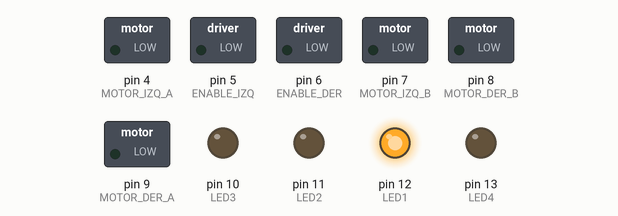
Recording of a sketch running on a simulated Arduino Nano, built with avr-gcc and run on an emulated ATmega328P. Shown: switched loads named in the sketch (green lamp = pin HIGH), output pins drawn as LEDs (lit = HIGH). What the sketch prints to the serial monitor is not drawn.

Above: at 0.1 s.
At 1.1 s:
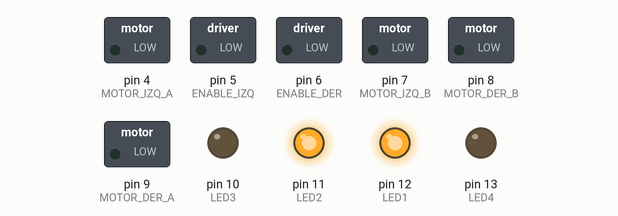
At 2.2 s:
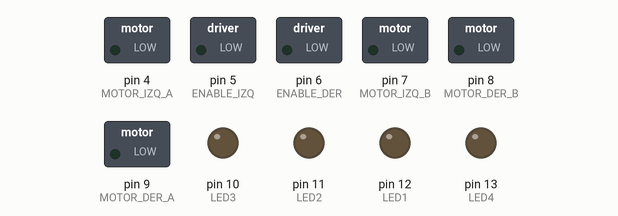
Timing chart, 0 to 3.7 s (numbered marks = the images above):
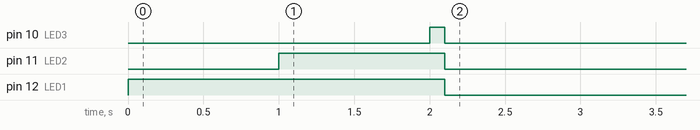

The sketch:

3001VISOR-PISO-MOTORES.ino
```cpp
#include <stdlib.h>

/////Ultrasonico

#define ECHO_CEN A0
#define TRIG_CEN A1
#define ECHO_IZQ A2
#define TRIG_IZQ A3
#define TRIG_DER A4
#define ECHO_DER A5
////

/////Sensor piso
#define PISO_IZQ A6
#define PISO_DER A7
////
//////Leds
#define LED1 12
#define LED2 11
#define LED3 10
#define LED4 13
////

////Motores
#define MOTOR_IZQ_A 4
#define MOTOR_IZQ_B 7
#define MOTOR_DER_A 9
#define MOTOR_DER_B 8

#define ENABLE_IZQ 5
#define ENABLE_DER 6
///
///Funciones
long leerUltrasonico(int triggerPin, int echoPin);
int borde(int pin);
void avanzar(int velocidadIzq, int velocidadDer);
void retroceder(int velocidadIzq, int velocidadDer);
void girarIzq(int velocidadIzq, int velocidadDer);
void girarDer(int velocidadIzq, int velocidadDer);
void detener();

///NEW
void Lectura(void);
///

///
long distanciaVisorCen = 0;
long distanciaVisorIzq = 0;
long distanciaVisorDer = 0;
void setup() {
  pinMode(TRIG_IZQ, OUTPUT);
  pinMode(ECHO_IZQ, INPUT);
  ///
  pinMode(TRIG_CEN, OUTPUT);
  pinMode(ECHO_CEN, INPUT);
  ///
  pinMode(TRIG_DER, OUTPUT);
  pinMode(ECHO_DER, INPUT);
  ///
  pinMode(LED1, OUTPUT);
  pinMode(LED2, OUTPUT);
  pinMode(LED3, OUTPUT);
  pinMode(LED4, OUTPUT);
  //
  pinMode(MOTOR_IZQ_A, OUTPUT);
  pinMode(MOTOR_IZQ_B, OUTPUT);
  pinMode(MOTOR_DER_A, OUTPUT);
  pinMode(MOTOR_DER_B, OUTPUT);
  pinMode(ENABLE_DER, OUTPUT);
  pinMode(ENABLE_IZQ, OUTPUT);
  //
  Serial.begin(9600);
  Serial.println("Empezando codigo jijjiji");

  digitalWrite(LED1,HIGH);
  delay(1000);
  digitalWrite(LED2,HIGH);
  delay(1000);
  digitalWrite(LED3,HIGH);
  delay(100);
  digitalWrite(LED1,LOW);
  digitalWrite(LED2,LOW);
  digitalWrite(LED3,LOW);

  distanciaVisorCen = 0;
  distanciaVisorIzq = 0;
  distanciaVisorDer = 0;
}
//VARIABLES

long millisVD = 0;
long millisVC = 0;
long millisVI = 0;
int VisorDer = 0;
int VisorCen = 0;
int VisorIzq = 0;
int PisoDer = 0;
int PisoIzq = 0;
//

void loop() {
  Serial.println("No estoy quemado");
}//Loop End
void Lectura(void){
  PisoDer = (borde(PISO_DER)<960);
  PisoIzq = (borde(PISO_IZQ)<960);

  VisorDer = leerUltrasonico(TRIG_DER, ECHO_DER);
  if(VisorDer == 999){
    VisorDer = distanciaVisorDer;
    }else{
     distanciaVisorDer = VisorDer;
    }
   if(VisorDer<= 30){
    VisorDer = 1;
   }
   if(VisorDer>31){
    VisorDer = 0;
   }

  VisorCen = leerUltrasonico(TRIG_CEN, ECHO_CEN);
  if(VisorCen == 999){
    VisorCen = distanciaVisorCen;
    }else{
     distanciaVisorCen = VisorCen;
    }
    if(VisorCen<= 30){
    VisorCen = 1;
   }
   if(VisorCen>31){
    VisorCen = 0;
   }
  VisorIzq = leerUltrasonico(TRIG_IZQ, ECHO_IZQ);
  if(VisorIzq == 999){
    VisorIzq = distanciaVisorIzq;
    }else{
     distanciaVisorIzq = VisorIzq;
    }
    if(VisorIzq<= 30){
    VisorIzq = 1;
   }
   if(VisorIzq>31){
    VisorIzq = 0;
   }

}

long leerUltrasonico(int triggerPin, int echoPin) {
  digitalWrite(triggerPin, LOW);
  delayMicroseconds(2);

  digitalWrite(triggerPin, HIGH);
  delayMicroseconds(10);
  digitalWrite(triggerPin, LOW);

  long duracion = pulseIn(echoPin, HIGH, 30000); // timeout de 30 ms

  // Si no recibió señal, devuelve un valor alto (sin detección)
  if (duracion == 0) {
    return 999; // Valor fuera de rango
  }

  // Convierte la duración a distancia (en cm)
  long distancia = duracion / 58;
  return distancia;
}
/////

////sensor piso
int borde(int pin) {
  int lectura = analogRead(pin);
  return lectura ; // devuelve true si detecta blanco (borde)
}
////

////Motores
void avanzar(int velocidadIzq, int velocidadDer) {
  digitalWrite(MOTOR_IZQ_A, HIGH);
  digitalWrite(MOTOR_IZQ_B, LOW);
  analogWrite(ENABLE_IZQ, velocidadIzq);

  digitalWrite(MOTOR_DER_A, HIGH);
  digitalWrite(MOTOR_DER_B, LOW);
  analogWrite(ENABLE_DER, velocidadDer);

}

void retroceder(int velocidadIzq, int velocidadDer) {
  digitalWrite(MOTOR_IZQ_A, LOW);
  digitalWrite(MOTOR_IZQ_B, HIGH);
  analogWrite(ENABLE_IZQ, velocidadIzq);

  digitalWrite(MOTOR_DER_A, LOW);
  digitalWrite(MOTOR_DER_B, HIGH);
  analogWrite(ENABLE_DER, velocidadDer);

}

void girarDer(int velocidadIzq, int velocidadDer) {
  digitalWrite(MOTOR_IZQ_A, HIGH);
  digitalWrite(MOTOR_IZQ_B, LOW);
  analogWrite(ENABLE_IZQ, velocidadIzq);

  digitalWrite(MOTOR_DER_A, LOW);
  digitalWrite(MOTOR_DER_B, HIGH);
  analogWrite(ENABLE_DER, velocidadDer);

}

void girarIzq(int velocidadIzq, int velocidadDer) {
  digitalWrite(MOTOR_IZQ_A, LOW);
  digitalWrite(MOTOR_IZQ_B, HIGH);
  analogWrite(ENABLE_IZQ, velocidadIzq);

  digitalWrite(MOTOR_DER_A, HIGH);
  digitalWrite(MOTOR_DER_B, LOW);
  analogWrite(ENABLE_DER, velocidadDer);

}

void detener() {
  digitalWrite(MOTOR_IZQ_A, LOW);
  digitalWrite(MOTOR_IZQ_B, LOW);
  digitalWrite(MOTOR_DER_A, LOW);
  digitalWrite(MOTOR_DER_B, LOW);
  analogWrite(ENABLE_IZQ, 0);
  analogWrite(ENABLE_DER, 0);
}
```
